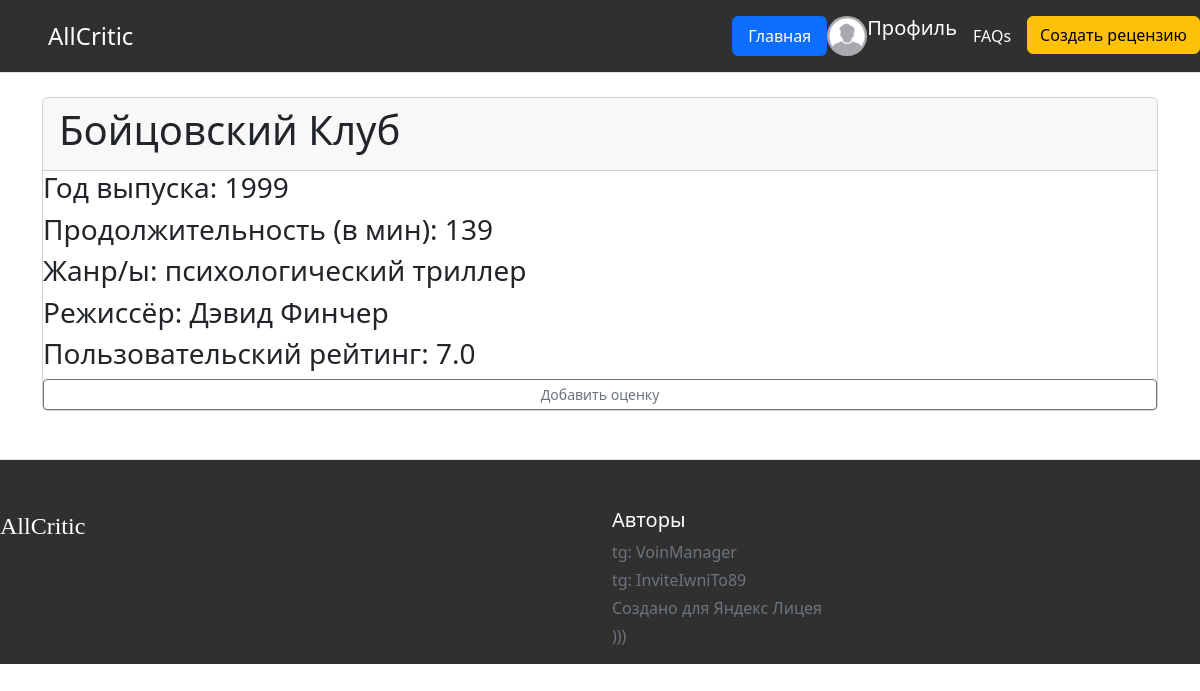
Page /card/1 (signed in) on the earlier database version.
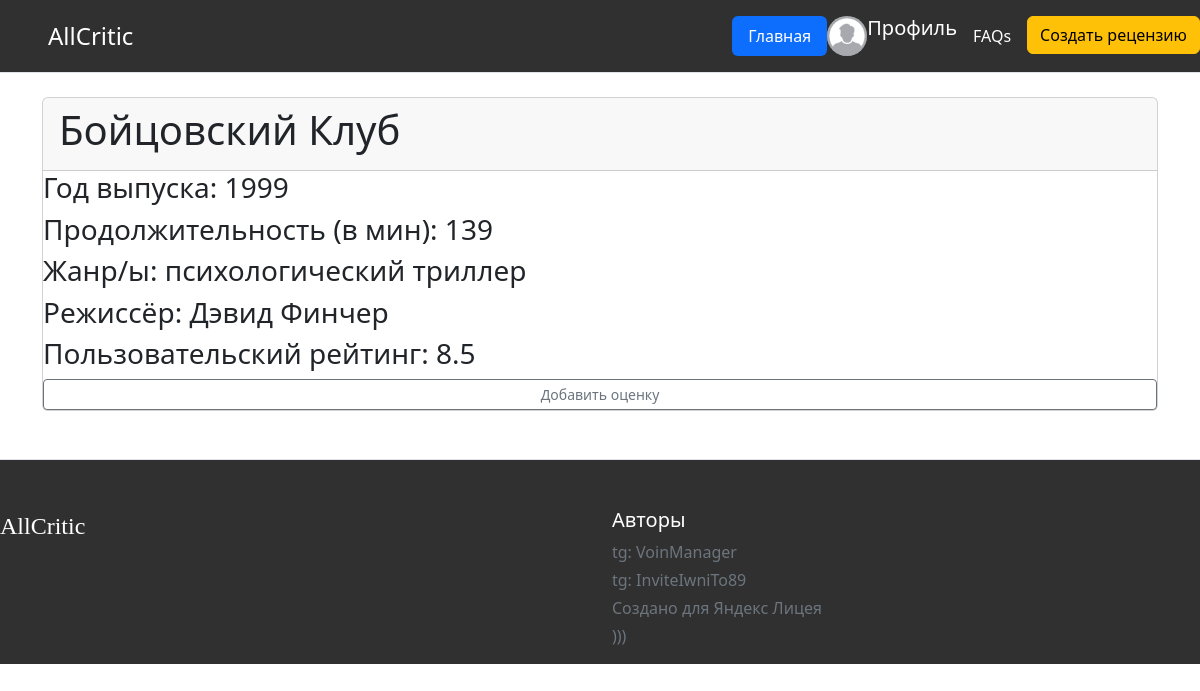
Same page on the later database version.
### main.py (models this page shows, shortened)
class Card(SqlAlchemyBase):
    __tablename__ = 'cards'
    id = sqlalchemy.Column(sqlalchemy.Integer, primary_key=True, autoincrement=True)
    title = sqlalchemy.Column(sqlalchemy.String(100), nullable=False)
    released_year = sqlalchemy.Column(sqlalchemy.Integer, nullable=True)
    runtime = sqlalchemy.Column(sqlalchemy.Integer, nullable=True)
    genre = sqlalchemy.Column(sqlalchemy.String(100), nullable=True)
    director = sqlalchemy.Column(sqlalchemy.String(100), nullable=True)
    user_rating = sqlalchemy.Column(sqlalchemy.Float, nullable=True)
    list_of_user_ratings = sqlalchemy.Column(sqlalchemy.PickleType(), nullable=True)
    created_date = sqlalchemy.Column(sqlalchemy.DateTime, default=datetime.now(timezone.utc))

### main.py (the view)
@app.route('/card/<int:card_id>', methods=['GET', 'POST'])
def card(card_id):
    card = db.session.query(Card).filter(Card.id == card_id).first()
    if card:
        return render_template('card.html', card=card)
    else:
        return render_template('messages.html', message='Такого фильма или сериала не найдено')

### main.py (called while the page is built)
@login_manager.user_loader
def load_user(user_id):
    return db.session.get(User, user_id)

### templates/card.html
{% extends "base.html" %}
{% block body %}
<div class="container">
    <div class="card">
        <div class="card-header">
    <h1>{{ card.title }}</h1> </div>
    <h3>Год выпуска: {{ card.released_year }}</h3>
    <h3>Продолжительность (в мин): {{ card.runtime }}</h3>
    <h3>Жанр/ы: {{ card.genre }}</h3>
    <h3>Режиссёр: {{ card.director }}</h3>
    {% if card.user_rating %}
        <h3>Пользовательский рейтинг: {{ card.user_rating }}</h3>
    {% else %}
        <h3>Нет Рейтинга</h3>
    {% endif %}
    <button type="button" class="btn btn-sm btn-outline-secondary" onclick="location.href='/add-score/{{ card.id }}'">Добавить оценку</button>
    </div></div>
{% endblock %}

Differences in the rows shown:
changed Card "Бойцовский Клуб": user_rating "7.0" → "8.5"
